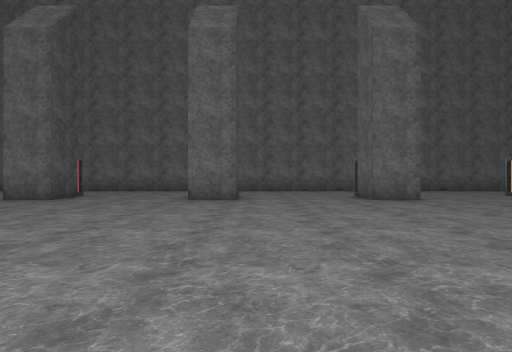
View 1 (above)

20 first-person views from a walk through a Unity game level. The camera is 1.3 m above the floor, looks level and sees 80° across. The floor is counted in squares, 2 m on a side. Each view is taken from the middle of a square. On the plan, view 1 faces up. The plan holds only what a view shows up to about 10 squares ahead; the rest is blank. The place goes on beyond the plan. The player character is not drawn.

View 2
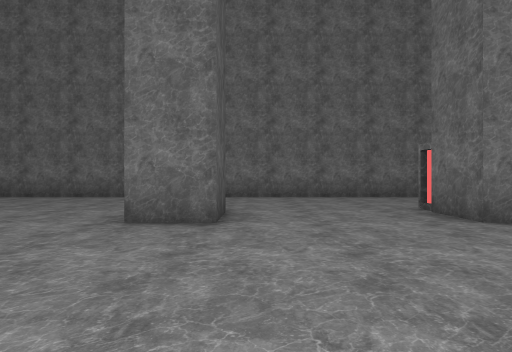

View 3
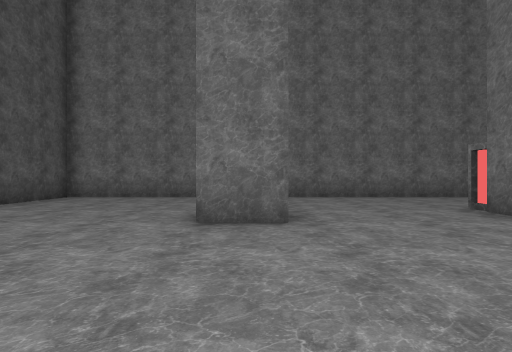

View 4
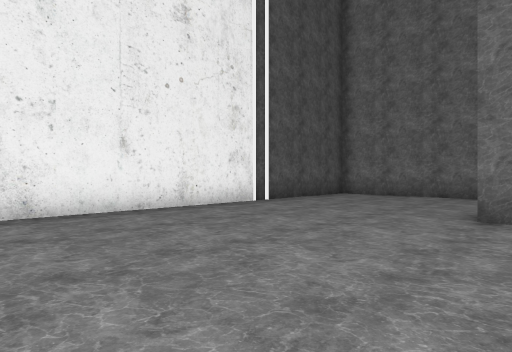

View 5
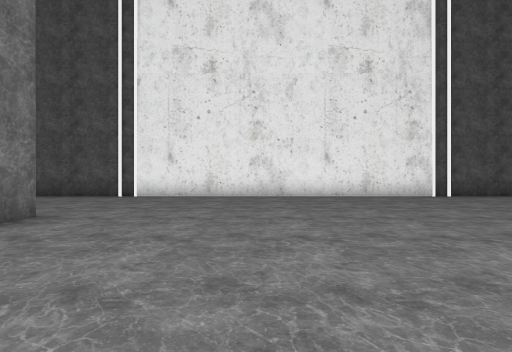

View 6
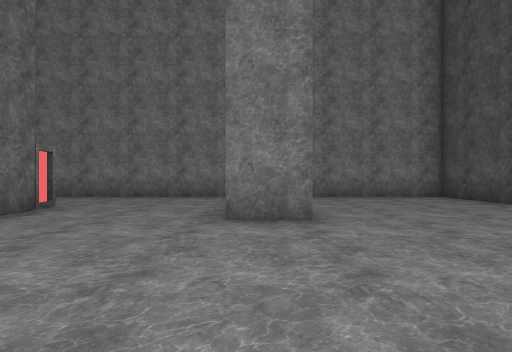

View 7
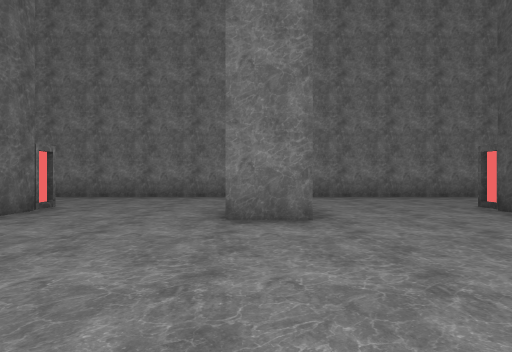

View 8
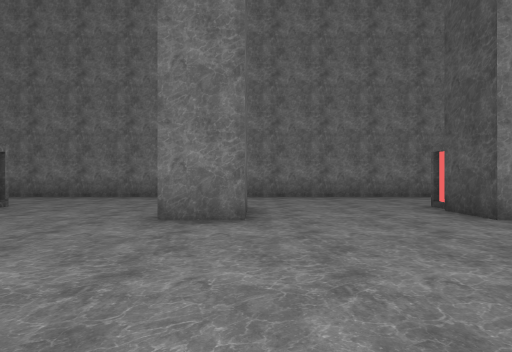

View 9
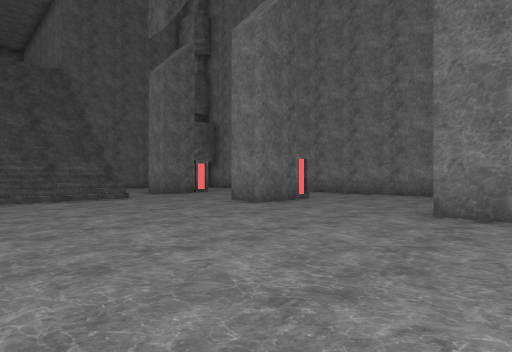

View 10
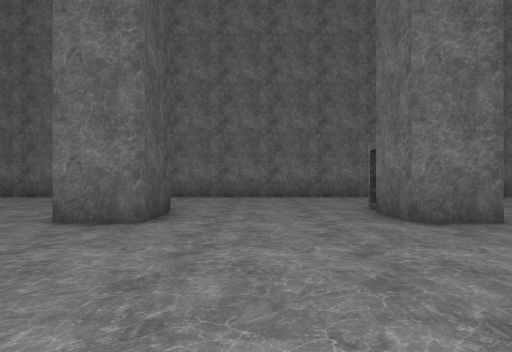

View 11
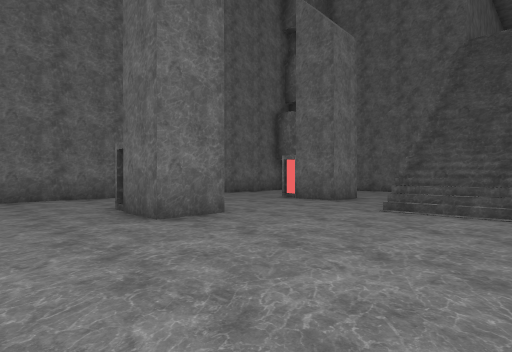

View 12
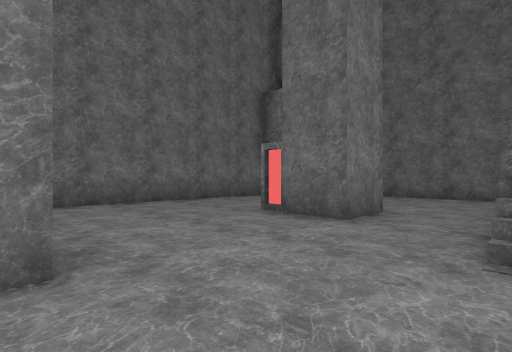

View 13
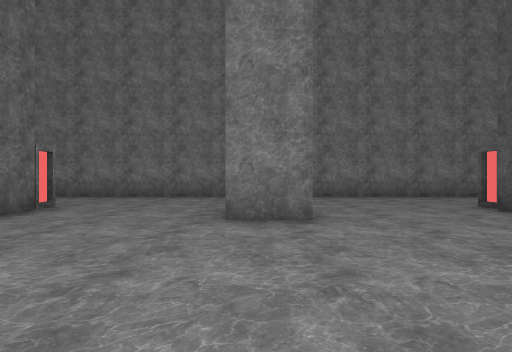

View 14
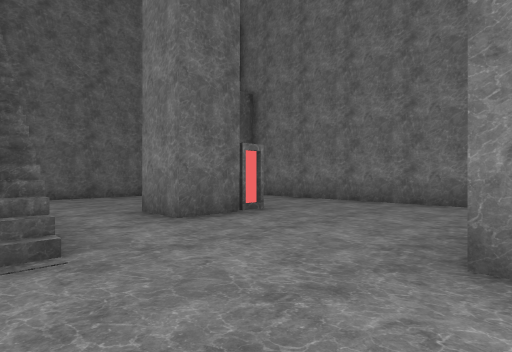

View 15
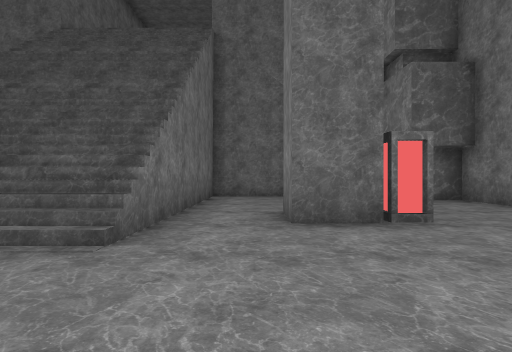

View 16
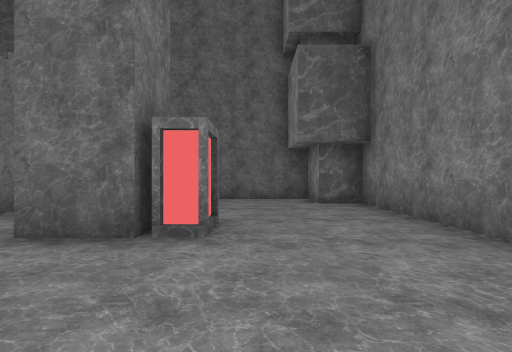

View 17
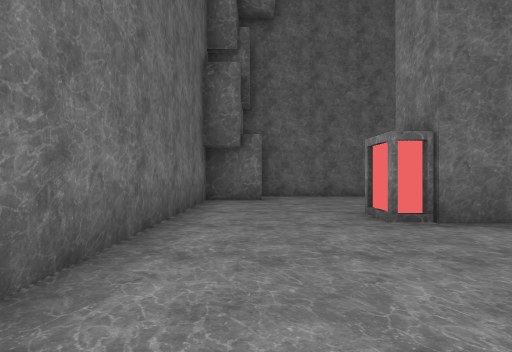

View 18
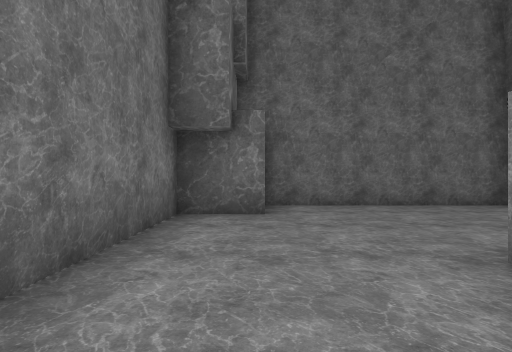

View 19
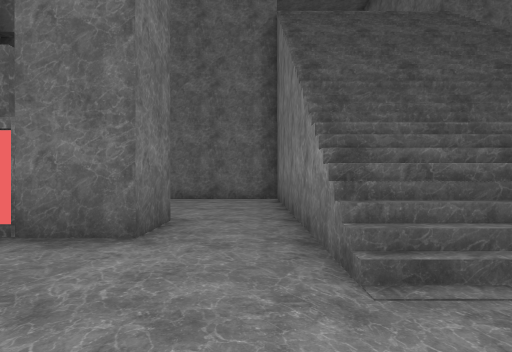

View 20
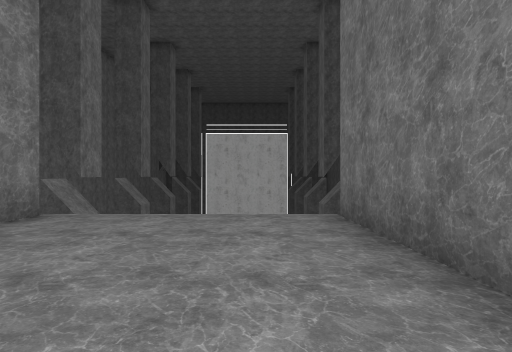

### Floor plan
Key: @ floor where view 1 was taken; # wall or solid block; . main floor; : floor 10.75 m higher than the main floor; / step, stairs or slope.
Columns run from 12 left of view 1 to 24 right of it. Each row starts with its distance up from view 1.
 14 ###############################
 13 #.............................#
 12 #.............................##
 11 #..............................#
 10 #.....#....#....#....#....#....#
  9 #.....#....#....#....#....#....#
  8 #..............................#
  7 #..............................####
  6 #.......................////////::::
  5 #.......................////////:::::
  4 #.......................////////::::
  3 #.......................////////:::
  2 #.......................////////::
  1 #..............................##
  0 #...........@..................#
 -1 #.....#....#....#....#....#....#
 -2 #.....#....#....#....#....#....#
 -3 #..............................#
 -4 #..............................#
 -5 #.............................##
 -6 ###############################

Where each view was taken, in squares from view 1:
view 1: 0 up, 0 right, facing up
view 2: 4 up, 0 right, facing up
view 3: 4 up, 6 left, facing up
view 4: 3 up, 6 left, facing up-left
view 5: 3 up, 2 left, facing left
view 6: 4 up, 6 left, facing down
view 7: 4 up, 1 left, facing down
view 8: 4 up, 3 right, facing down
view 9: 5 up, 3 right, facing down-right
view 10: 4 up, 6 right, facing up
view 11: 4 up, 6 right, facing up-right
view 12: 6 up, 9 right, facing up-right
view 13: 4 up, 9 right, facing down
view 14: 2 up, 9 right, facing down-right
view 15: 0 up, 9 right, facing right
view 16: 3 down, 10 right, facing right
view 17: 12 up, 9 right, facing right
view 18: 12 up, 12 right, facing right
view 19: 7 up, 10 right, facing right
view 20: 5 up, 24 right, facing left
